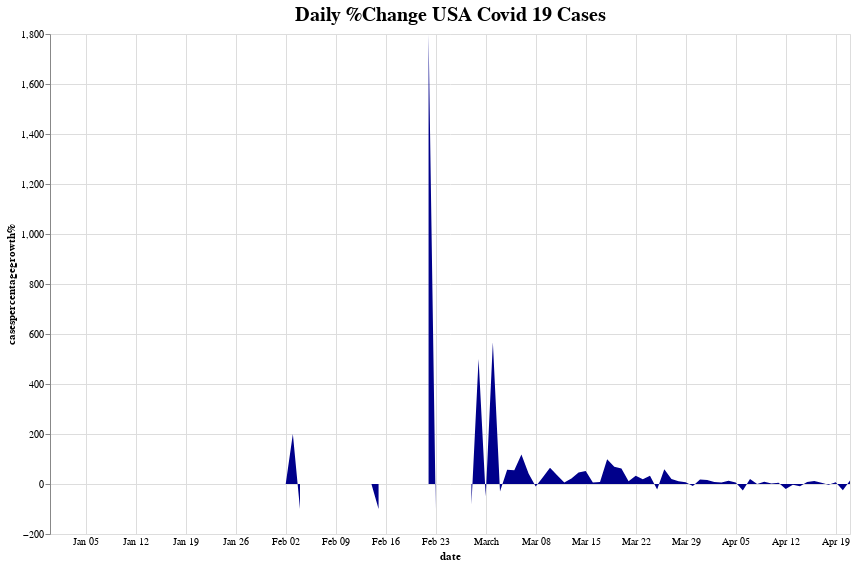

The notebook cell saved with this chart:
### Code cell
chart_cases = alt.Chart(USA_data).mark_area(color = 'darkblue').encode(
    alt.X('date:T',
        axis=alt.Axis(domain=False, tickSize=0)
    ),
    alt.Y('casespercentagegrowth%:Q')
).interactive(
).properties(
    width = 800,
    height = 500,
    title = "Daily %Change USA Covid 19 Cases"
)

chart_cases.configure_title(
    fontSize=20,
    font='Courier',
    color='black'
).display(renderer = 'svg')
